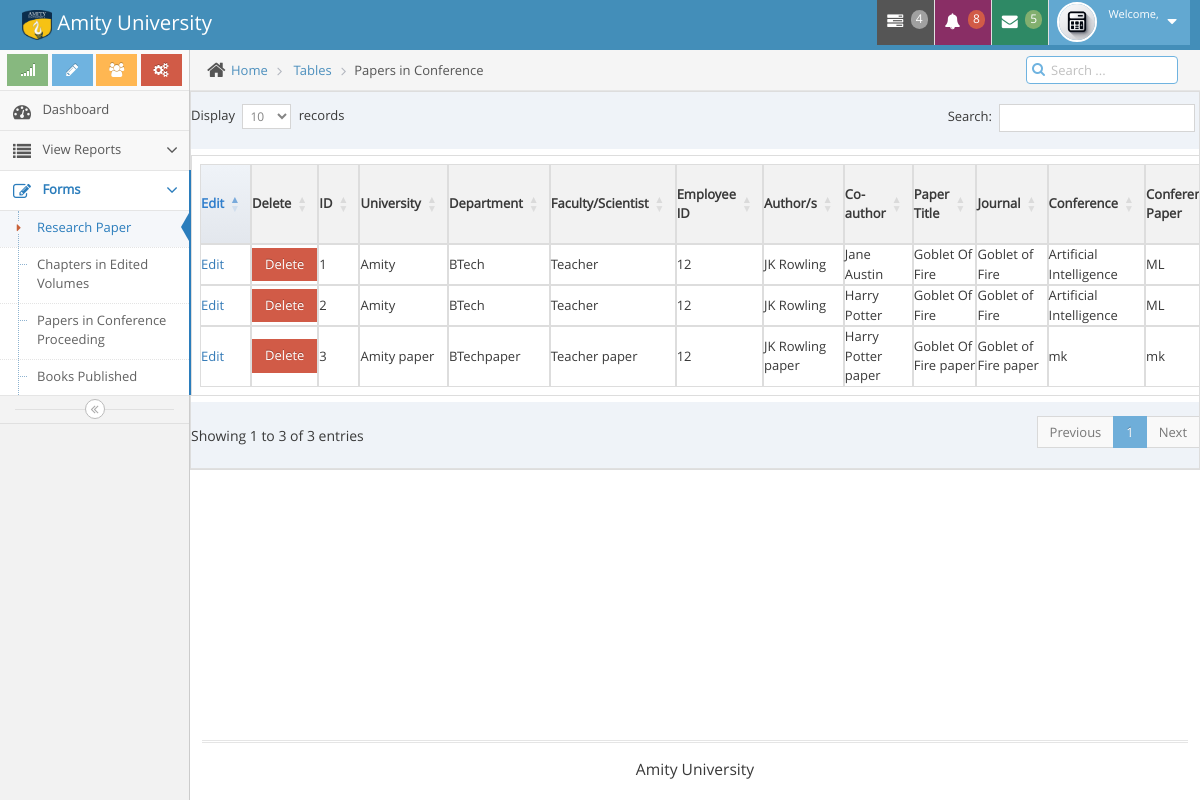
Page /Reopapers.php (signed in) on the committed database.
### tables this page shows
CREATE TABLE `registerinfo` (
  `emp_id` varchar(11) NOT NULL,
  `email` varchar(100) NOT NULL,
  `user_name` varchar(100) NOT NULL,
  `password` varchar(100) NOT NULL,
  `university` varchar(100) NOT NULL,
  `department` varchar(100) NOT NULL,
  `avatar_filename` varchar(1000) NOT NULL
);

CREATE TABLE `papersbyfaculty` (
  `user_id` int(100) NOT NULL,
  `University` varchar(100) NOT NULL,
  `Department` varchar(100) NOT NULL,
  `Faculty` varchar(100) NOT NULL,
  `Employee ID` int(100) NOT NULL,
  `other Author` varchar(100) NOT NULL,
  `Co-author` varchar(100) NOT NULL,
  `booktitle` varchar(100) NOT NULL,
  `journalname` varchar(100) NOT NULL,
  `conferenceName` varchar(100) NOT NULL,
  `conferencePaper` varchar(100) NOT NULL,
  `region` varchar(100) NOT NULL,
  `pubdate` int(100) NOT NULL,
  `pubyear` int(100) NOT NULL,
  `volume` int(100) NOT NULL,
  `pagefrom` int(100) NOT NULL,
  `pageto` int(100) NOT NULL,
  `scopus` enum('y','n') NOT NULL,
  `listedin` varchar(100) NOT NULL,
  `wos` enum('y','n') NOT NULL,
  `peer` enum('y','n') NOT NULL,
  `issn` int(100) NOT NULL,
  `isbn` int(100) NOT NULL,
  `pubname` varchar(100) NOT NULL,
  `affltn` varchar(100) NOT NULL,
  `corrauthor` varchar(100) NOT NULL,
  `citind` int(100) NOT NULL,
  `nocit` int(100) NOT NULL,
  `evdupload` varchar(100) NOT NULL,
  `othrinfo` varchar(100) NOT NULL,
  `ref` varchar(100) NOT NULL
);

### Reopapers.php (the view, shortened to what this page needs)
<!DOCTYPE html>
<html lang="en">
	<head>
	<link rel="stylesheet" href="https://cdn.datatables.net/1.11.5/css/dataTables.bootstrap4.min.css">
		<link rel="stylesheet" href="assets/css/bootstrap.min.css" />
		<link rel="stylesheet" href="assets/font-awesome/4.5.0/css/font-awesome.min.css" />
		<link rel="stylesheet" href="assets/css/ace.min.css" class="ace-main-stylesheet" id="main-ace-style" />
		<link rel="stylesheet" href="assets/css/ace-skins.min.css" />
		<link rel="stylesheet" href="assets/css/ace-rtl.min.css" />
	</head>
	<body class="no-skin">
		<div id="navbar" class="navbar navbar-default          ace-save-state">
			<div class="navbar-container ace-save-state" id="navbar-container">
				<div class="navbar-header pull-left">
					<a href="index1.php" class="navbar-brand">
						<small>
							<img src= "amity_logo.png" alt="amity-logo" width="30" height="30">
							Amity University
						</small>
					</a>
				</div>
				<div class="navbar-buttons navbar-header pull-right" role="navigation">
					<ul class="nav ace-nav">
						<li class="grey dropdown-modal">
							<a data-toggle="dropdown" class="dropdown-toggle" href="#">
								<i class="ace-icon fa fa-tasks"></i>
								<span class="badge badge-grey">4</span>
							</a>
						</li>
						<li class="purple dropdown-modal">
							<a data-toggle="dropdown" class="dropdown-toggle" href="#">
								<i class="ace-icon fa fa-bell icon-animated-bell"></i>
								<span class="badge badge-important">8</span>
							</a>
						</li>
						<li class="green dropdown-modal">
							<a data-toggle="dropdown" class="dropdown-toggle" href="#">
								<i class="ace-icon fa fa-envelope icon-animated-vertical"></i>
								<span class="badge badge-success">5</span>
							</a>
						</li>
						<li class="light-blue dropdown-modal">
							<a data-toggle="dropdown" href="#" class="dropdown-toggle">
							<?php
												if (isset($_SESSION['employee_id'])) {
													$employee_id = $_SESSION['employee_id'];
													$conn = new mysqli('localhost', 'root', '', 'scholarsphere');
													$sql = "SELECT avatar_filename FROM registerinfo WHERE emp_id = $employee_id";
													$result = $conn->query($sql);
													if ($result && $result->num_rows > 0) {
														$row = $result->fetch_assoc();
														$avatar_filename = $row['avatar_filename'];
														echo '<img class="nav-user-photo"  alt="User Avatar" src="uploads/' . $avatar_filename . '">';
													} else {
														echo '<img id="avatar" class="img-responsive" alt="Default Avatar" src="assets\images\avatars\default-avatar.jpg">';
													}
												}
												?>
								<span class="user-info">
									<small>Welcome,</small>
								</span>
								<i class="ace-icon fa fa-caret-down"></i>
							</a>
						</li>
					</ul>
				</div>
			</div>
		</div>
		<div class="main-container ace-save-state" id="main-container">
			<div id="sidebar" class="sidebar                  responsive                    ace-save-state">
				<div class="sidebar-shortcuts" id="sidebar-shortcuts">
					<div class="sidebar-shortcuts-large" id="sidebar-shortcuts-large">
						<button class="btn btn-success">
							<i class="ace-icon fa fa-signal"></i>
						</button>
						<button class="btn btn-info">
							<i class="ace-icon fa fa-pencil"></i>
						</button>
						<button class="btn btn-warning">
							<i class="ace-icon fa fa-users"></i>
						</button>
						<button class="btn btn-danger">
							<i class="ace-icon fa fa-cogs"></i>
						</button>
					</div>
				</div>
				<ul class="nav nav-list">
					<li class="">
						<a href="index1.php">
							<i class="menu-icon fa fa-tachometer"></i>
							<span class="menu-text"> Dashboard </span>
						</a>
					</li>
					<li class="">
						<a href="#" class="dropdown-toggle">
							<i class="menu-icon fa fa-list"></i>
							<span class="menu-text"> View Reports </span>
							<b class="arrow fa fa-angle-down"></b>
						</a>
					</li>
					<li class="active open">
						<a href="#" class="dropdown-toggle">
							<i class="menu-icon fa fa-pencil-square-o"></i>
							<span class="menu-text"> Forms </span>
							<b class="arrow fa fa-angle-down"></b>
						</a>
						<ul class="submenu">
							<li class="active">
								<a href="form-elements.php">
									<i class="menu-icon fa fa-caret-right"></i>
									Research Paper
								</a>
							</li>
							<li class="">
								<a href="form-elements-2.php">
									Chapters in Edited Volumes
								</a>
							</li>
							<li class="">
								<a href="form-wizard.php">
									Papers in Conference Proceeding
								</a>
							</li>
							<li class="">
								<a href="books.php">
									Books Published
								</a>
							</li>
						</ul>
					</li>
				</ul>
				<div class="sidebar-toggle sidebar-collapse" id="sidebar-collapse">
					<i id="sidebar-toggle-icon" class="ace-icon fa fa-angle-double-left ace-save-state" data-icon1="ace-icon fa fa-angle-double-left" data-icon2="ace-icon fa fa-angle-double-right"></i>
				</div>
			</div>
			<div class="main-content">
				<div class="main-content-inner">
					<div class="breadcrumbs ace-save-state" id="breadcrumbs">
						<ul class="breadcrumb">
							<li>
								<i class="ace-icon fa fa-home home-icon"></i>
								<a href="#">Home</a>
							</li>
							<li>
								<a href="#">Tables</a>
							</li>
							<li class="active">Papers in Conference</li>
						</ul>
						<div class="nav-search" id="nav-search">
							<form class="form-search">
								<span class="input-icon">
									<input type="text" placeholder="Search ..." class="nav-search-input" id="nav-search-input" autocomplete="off" />
									<i class="ace-icon fa fa-search nav-search-icon"></i>
								</span>
							</form>
						</div>
					</div>
<div class="table-responsive ">
	<?php
    $servername = "localhost";
    $username = "root";
    $password = "";
    $database = "scholarsphere";
    $conn = new mysqli($servername, $username, $password, $database);
	$emp_id = $_SESSION['employee_id'];
    $sql = "SELECT * FROM papersbyfaculty WHERE `Employee ID` = '$emp_id'";
    $result = $conn->query($sql);
    if ($result->num_rows > 0) {
        echo '<table id="papersTable">';
        echo '<thead><tr><th>Edit</th><th>Delete</th><th>ID</th><th>University</th><th>Department</th><th>Faculty/Scientist</th><th>Employee ID</th><th>Author/s</th><th>Co-author</th><th>Paper Title</th><th>Journal</th><th>Conference</th><th>Conference Paper</th><th>Region</th><th>Publication Date</th><th>Publication Year</th><th>Volume</th><th>Page From</th><th>Page To</th><th>Listed in Scopus</th><th>Listed In</th><th>Listed in Web of Science</th><th>Peer Reviewed</th><th>ISSN</th><th>ISBN</th><th>Publisher</th><th>Institutional affiliation</th><th>Co-Author</th><th>Citation Index</th><th>Number of Citation</th><th>Evidence</th><th>Any Info</th><th>Reference</th></tr></thead>';
        echo '<tbody>';
        while ($row = $result->fetch_assoc()) {
            echo '<tr>';
			echo '<td><a href="editReopapers.php?id=' . $row['user_id'] . '">Edit</a></td>';
            echo '<td>
              <form method="post" action="deleteReoPapers.php">
                  <input type="hidden" name="user_id" value="' . $row['user_id'] . '">
                  <button type="submit" class="btn btn-danger btn-sm">Delete</button>
              </form>
          </td>';
			echo '<td>' . $row['user_id'] . '</td>';
            echo '<td>' . $row['University'] . '</td>';
            echo '<td>' . $row['Department'] . '</td>';
            echo '<td>' . $row['Faculty'] . '</td>';
            echo '<td>' . $row['Employee ID'] . '</td>';
            echo '<td>' . $row['other Author'] . '</td>';
            echo '<td>' . $row['Co-author'] . '</td>';
            echo '<td>' . $row['booktitle'] . '</td>';
            echo '<td>' . $row['journalname'] . '</td>';
            echo '<td>' . $row['conferenceName'] . '</td>';
            echo '<td>' . $row['conferencePaper'] . '</td>';
            echo '</tr>';
        }
        echo '</tbody>';
        echo '</table>';
    } else {
        echo "No results found";
    }
?>
</div>
				</div>
			</div>
			<div class="footer">
				<div class="footer-inner">
					<div class="footer-content">
						<span class="bigger-120">
							<span class="">Amity</span>
							University
						</span>
					</div>
				</div>
			</div>
		</div>
	</body>
</html>

### Reopapers.php (style rules this page uses)
table { width: 100%; border-collapse: collapse; }
table, th, td { border: 1px solid #ddd; padding: 8px; }
th { background-color: #f2f2f2; }
.table-responsive { max-height: 400px; overflow-x: auto; border: 1px solid #ddd; }

### rows in the picture
registerinfo: avatar_filename (picture)
papersbyfaculty: user_id "1", University "Amity", Department "BTech", Faculty "Teacher", Employee ID "12", other Author "JK Rowling", value "Jane Austin", booktitle "Goblet Of Fire", journalname "Goblet of Fire", conferenceName "Artificial Intelligence", conferencePaper "ML"
papersbyfaculty: user_id "2", University "Amity", Department "BTech", Faculty "Teacher", Employee ID "12", other Author "JK Rowling", value "Harry Potter", booktitle "Goblet Of Fire", journalname "Goblet of Fire", conferenceName "Artificial Intelligence", conferencePaper "ML"
papersbyfaculty: user_id "3", University "Amity paper", Department "BTechpaper", Faculty "Teacher paper", Employee ID "12", other Author "JK Rowling paper", value "Harry Potter paper", booktitle "Goblet Of Fire paper", journalname "Goblet of Fire paper", conferenceName "mk", conferencePaper "mk"
